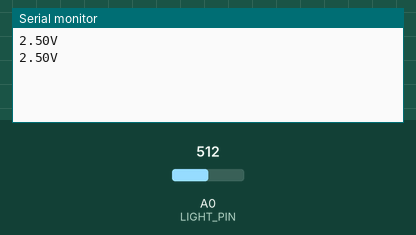
This sketch was run on a simulated Arduino Uno, built with avr-gcc and run on an emulated ATmega328P. Shown: the last lines printed to the serial monitor. The inputs (shaded band) are chosen by the test bench; at power-on: A0 (LIGHT_PIN) = 512.

Above: at 1.8 s.
1.9 s: A0 (LIGHT_PIN) set to 716
At 2.8 s:
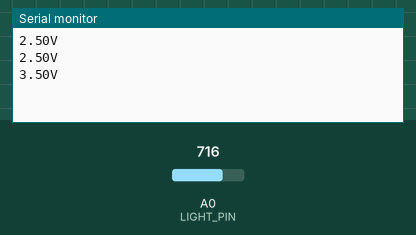
3.4 s: A0 (LIGHT_PIN) set to 900
At 4.8 s:
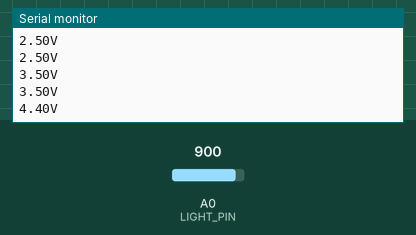
Timing chart, 0 to 6.4 s (numbered marks = the images above; inputs shaded):
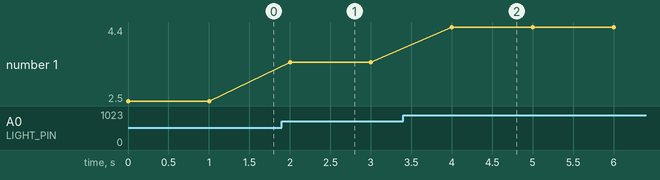

The sketch:

light_sensor_test.ino
```cpp
#define LIGHT_PIN 0
void setup() {
  Serial.begin(9600);//シリアル通信を9600bpsで初期化
}

void loop() {
  int analog_data;
  float voltage;

  analog_data = analogRead(LIGHT_PIN);//アナログ0番ピンの入力状態をanalog_dataに代入

  voltage = float(analog_data) * (5.0/1023.0);//A/D値から電圧値を算出
  Serial.print(voltage);//「voltage」を送信
  Serial.println("V");//「V」を送信、改行
  delay(1000);//1000msec待機(1秒待機)
}
```

Measured:
- after the input at 1.9 s, the serial monitor: prints a new line after 0.10 s (image 1)
- after the input at 3.4 s, the serial monitor: prints a new line after 0.60 s (image 2)
- plotted number 1: 2.5 → 3.5 after the input at 1.9 s, 3.5 → 4.4 after the input at 3.4 s
